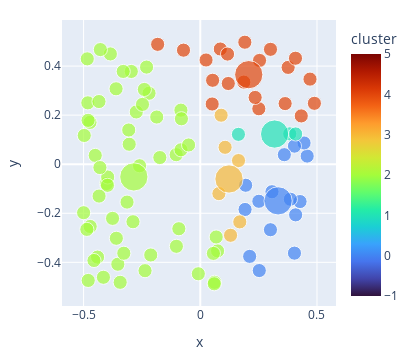

Notebook cell for this chart:
### Markdown cell above
The next step is to recalculate the centroid locations using the points that were assigned to each centroid. And these centroids are just the mean value of the points.

### Code cell
#| code-fold: true
#| code-summary: "Show the code"
#| label: fig-kmeans-centroids
#| fig-cap: "Next step in k-Means: move centroids so they are in the middle of each cluster"

def move_centroids(centroids, data, cluster_memb):
    for ki in range(centroids.shape[0]):
        inds = np.argwhere( cluster_memb == ki)
        if inds.size > 0:
            for dim in range(data.shape[-1]):
                centroids[ki,dim] = np.mean(data[inds,dim], axis=0)
    return centroids

centroids = move_centroids(centroids, datak, cluster_memb)
#print("These centroids should be fairly 'centered' in their respective groups of data.")
plot_kmeans(datak, centroids, cluster_memb=cluster_memb)

### Figure 1 — Plotly figure (JSON) as saved in the notebook; plotly's stock layout.template omitted (floating-point values rounded to 4 significant figures)
{"data": [{"hovertemplate": "x=%{x}<br>y=%{y}<br>sizes=%{marker.size}<br>cluster=%{marker.color}<extra></extra>", "legendgroup": "", "marker": {"color": [2, 2, 2, 2, 2, 2, 2, 2, 2, 2, 4, 2, 4, 2, 2, 2, 0, 0, 4, 2, 4, 2, 2, 0, 2, 2, 2, 2, 2, 3, 2, 0, 2, 3, 0, 0, 2, 2, 0, 4, 1, 0, 2, 4, 1, 2, 2, 2, 0, 2, 2, 0, 1, 2, 4, 2, 4, 2, 4, 0, 2, 2, 0, 4, 2, 4, 2, 0, 0, 4, 2, 2, 2, 2, 2, 2, 2, 2, 2, 4, 2, 4, 2, 2, 3, 4, 3, 4, 3, 2, 3, 0, 2, 2, 4, 2, 4, 4, 2, 4, 0, 1, 2, 3, 4], "coloraxis": "coloraxis", "size": [1, 1, 1, 1, 1, 1, 1, 1, 1, 1, 1, 1, 1, 1, 1, 1, 1, 1, 1, 1, 1, 1, 1, 1, 1, 1, 1, 1, 1, 1, 1, 1, 1, 1, 1, 1, 1, 1, 1, 1, 1, 1, 1, 1, 1, 1, 1, 1, 1, 1, 1, 1, 1, 1, 1, 1, 1, 1, 1, 1, 1, 1, 1, 1, 1, 1, 1, 1, 1, 1, 1, 1, 1, 1, 1, 1, 1, 1, 1, 1, 1, 1, 1, 1, 1, 1, 1, 1, 1, 1, 1, 1, 1, 1, 1, 1, 1, 1, 1, 1, 4, 4, 4, 4, 4], "sizemode": "area", "sizeref": 0.01, "symbol": "circle"}, "mode": "markers", "name": "", "orientation": "v", "showlegend": false, "type": "scatter", "x": [-0.08298, -0.4999, -0.3532, -0.3137, -0.1032, -0.08081, -0.2955, -0.4726, -0.0827, -0.3596, 0.3007, -0.1866, 0.3764, -0.415, -0.3302, -0.4017, 0.4579, 0.1919, 0.1865, -0.4817, 0.4889, -0.2196, -0.3968, 0.4086, -0.2122, -0.4806, -0.2884, -0.008427, 0.07412, 0.08931, -0.3977, 0.1944, -0.45, 0.1638, 0.4446, 0.4034, -0.3607, -0.1023, 0.4275, 0.2508, 0.3833, 0.2509, -0.2301, -0.07191, 0.1634, -0.3853, -0.05009, -0.09186, 0.4034, -0.4971, -0.1734, 0.3859, 0.4085, -0.4842, 0.1909, -0.3277, 0.4326, -0.434, 0.2539, 0.2115, -0.4801, -0.4717, 0.36, 0.05282, -0.3758, 0.08576, 0.06103, 0.3006, 0.3071, 0.3635, 0.05624, -0.4401, -0.4554, -0.2743, 0.05972, -0.428, 0.0681, -0.2477, -0.3046, 0.47, -0.2602, 0.12, -0.3432, -0.43, 0.1063, -0.1826, 0.07975, 0.05095, 0.1692, -0.4337, 0.1297, 0.2528, -0.2397, -0.3066, 0.02467, -0.2367, 0.2351, 0.4078, -0.486, 0.1168, 0.3334, 0.3184, -0.2847, 0.123, 0.2077], "xaxis": "x", "y": [0.2203, -0.1977, -0.4077, -0.1544, 0.03882, 0.1852, 0.3781, 0.1705, 0.05869, -0.3019, 0.4683, 0.1923, 0.3946, -0.4609, 0.3781, -0.07889, 0.03317, -0.1845, 0.3346, 0.2501, 0.2482, 0.2893, -0.05211, -0.2064, -0.37, 0.1788, -0.2345, -0.4466, -0.3533, 0.1998, -0.08594, -0.08582, 0.0359, 0.01489, 0.08656, -0.3625, 0.3074, -0.3346, -0.1522, 0.226, 0.1237, -0.1511, 0.3959, 0.4648, 0.1217, 0.4495, 0.07839, -0.263, 0.07368, 0.1171, 0.02706, -0.1427, 0.1234, 0.4294, 0.4973, -0.3629, 0.1968, 0.2555, 0.423, -0.3757, -0.4738, -0.2538, 0.03883, 0.342, -0.2208, 0.4696, -0.4814, -0.267, -0.1121, 0.2471, -0.3635, -0.3787, -0.3925, 0.213, -0.4874, 0.4673, -0.2967, 0.2438, 0.08136, 0.3468, -0.00623, 0.329, -0.4814, -0.01365, 0.06885, 0.4886, -0.1199, 0.2453, -0.2351, -0.1299, -0.2898, -0.4335, 0.3048, 0.1395, 0.4248, -0.434, 0.2722, 0.432, -0.2656, 0.449, -0.1494, 0.1229, -0.05174, -0.06021, 0.365], "yaxis": "y"}], "layout": {"coloraxis": {"cmax": 5, "cmin": -1, "colorbar": {"title": {"text": "cluster"}}, "colorscale": [[0, "#30123b"], [0.07143, "#4145ab"], [0.1429, "#4675ed"], [0.2143, "#39a2fc"], [0.2857, "#1bcfd4"], [0.3571, "#24eca6"], [0.4286, "#61fc6c"], [0.5, "#a4fc3b"], [0.5714, "#d1e834"], [0.6429, "#f3c63a"], [0.7143, "#fe9b2d"], [0.7857, "#f36315"], [0.8571, "#d93806"], [0.9286, "#b11901"], [1, "#7a0402"]]}, "height": 360, "legend": {"itemsizing": "constant", "tracegroupgap": 0}, "margin": {"b": 20, "l": 20, "r": 20, "t": 20}, "width": 420, "xaxis": {"anchor": "y", "autorange": true, "domain": [0, 1], "range": [-0.5934, 0.5823], "title": {"text": "x"}, "type": "linear"}, "yaxis": {"anchor": "x", "autorange": true, "domain": [0, 1], "range": [-0.5778, 0.5877], "title": {"text": "y"}, "type": "linear"}}}
